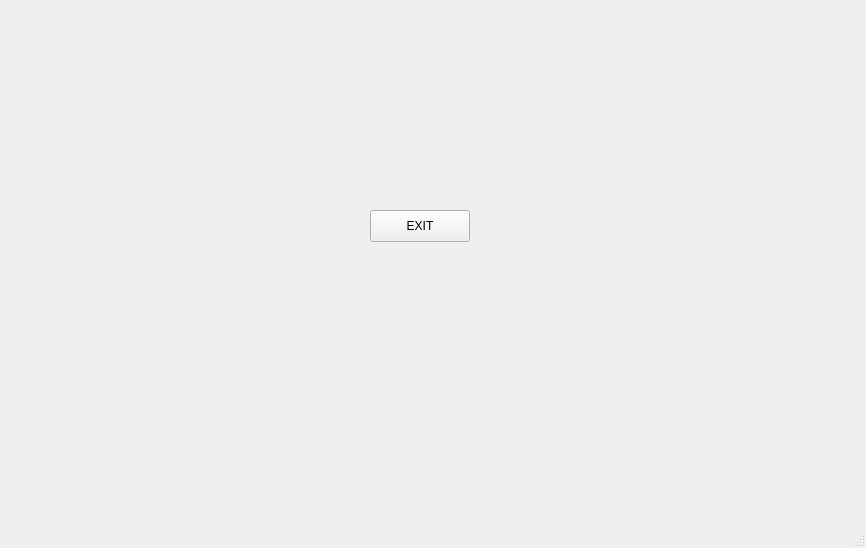
<?xml version="1.0" encoding="UTF-8"?>
<ui version="4.0">
 <class>MainWindow</class>
 <widget class="QMainWindow" name="MainWindow">
  <property name="geometry">
   <rect>
    <x>0</x>
    <y>0</y>
    <width>866</width>
    <height>548</height>
   </rect>
  </property>
  <property name="windowTitle">
   <string>Close Button</string>
  </property>
  <widget class="QWidget" name="centralwidget">
   <widget class="QPushButton" name="btn_exit">
    <property name="geometry">
     <rect>
      <x>370</x>
      <y>210</y>
      <width>100</width>
      <height>32</height>
     </rect>
    </property>
    <property name="text">
     <string>EXIT</string>
    </property>
   </widget>
  </widget>
  <widget class="QMenuBar" name="menubar">
   <property name="geometry">
    <rect>
     <x>0</x>
     <y>0</y>
     <width>866</width>
     <height>24</height>
    </rect>
   </property>
  </widget>
  <widget class="QStatusBar" name="statusbar"/>
 </widget>
 <resources/>
 <connections/>
</ui>
